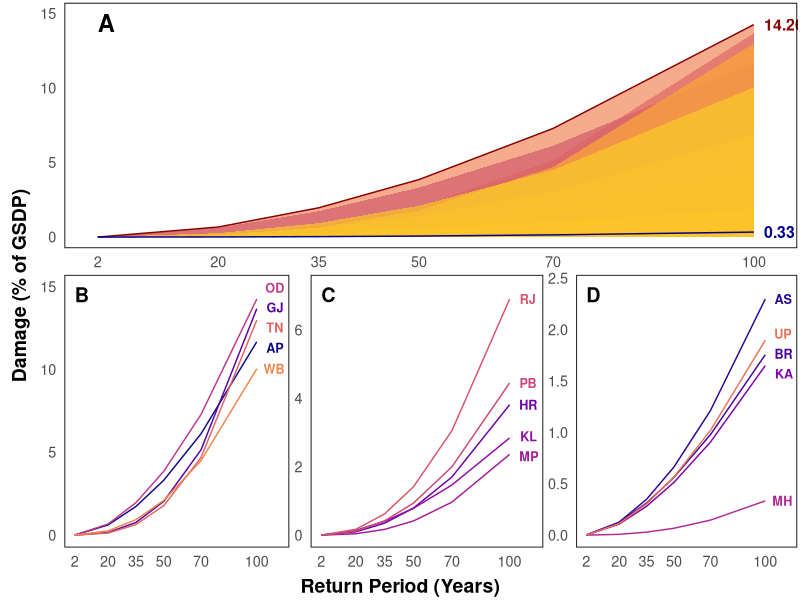
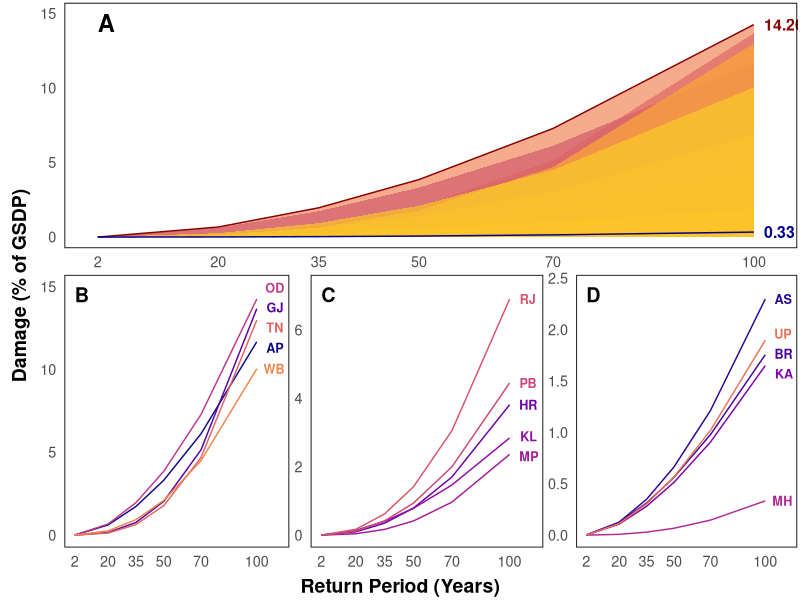

These figures' R source, in order:
library(ggplot2)
library(dplyr)
library(stringr)
library(cowplot)
library(ggrepel)
library(purrr)
library(viridis)

states <- c(
  "ANDHRA PRADESH","ASSAM","BIHAR","GUJARAT","HARYANA","KARNATAKA",
  "KERALA","MADHYA PRADESH","MAHARASHTRA","ODISHA","PUNJAB","RAJASTHAN",
  "TAMIL NADU","UTTAR PRADESH","WEST BENGAL"
)
state_abbr <- c("AP","AS","BR","GJ","HR","KA","KL","MP","MH","OD","PB","RJ","TN","UP","WB")

mu <- c(11.29, 36.55, 68.58, 11.90, 12.09, 3.96, 15.66, 3.22,
        1.97, 15.57, 8.34, 22.86, 6.85, 76.52, 47.34)
xi <- c(1.80, 1.78, 1.63, 2.72, 2.25, 1.67, 1.84, 2.49,
        2.30, 1.87, 2.23, 2.27, 2.84, 1.73, 2.24)
sigma <- c(1598.78, 64.80, 135.50, 33.21, 30.06, 317.69, 126.40, 8.50,
           7.89, 418.00, 25.92, 69.85, 21.27, 292.43, 128.19)

gsdp_values_million <- c(
  "Andhra Pradesh" = 30000000,
  "Assam" = 5702000,
  "Bihar" = 8544000,
  "Gujarat" = 24258000,
  "Haryana" = 10955000,
  "Karnataka" = 25007000,
  "Kerala" = 11461000,
  "Madhya Pradesh" = 13633000,
  "Maharashtra" = 40443000,
  "Odisha" = 8535000,
  "Punjab" = 7449000,
  "Rajasthan" = 15284000,
  "Tamil Nadu" = 27216000,
  "Uttar Pradesh" = 25479000,
  "West Bengal" = 17009000
)

T_vals <- c(2, 20, 35, 50, 70, 100)

gev_return_level <- function(mu, sigma, xi, T) {
  p <- 1 - 1/T
  y <- -log(p)
  mu + (sigma/xi) * (y^(-xi) - 1)
}
df_all <- purrr::map_dfr(seq_along(states), function(i) {
  rl <- sapply(T_vals, function(T) gev_return_level(mu[i], sigma[i], xi[i], T))
  state_name <- str_to_title(states[i])
  gsdp_val <- gsdp_values_million[state_name]
  pct <- (rl / gsdp_val) * 100
  data.frame(State = state_name,
             Abbr = state_abbr[i],
             ReturnPeriod = T_vals,
             Percent_GSDP = pct)
})
n_states <- length(unique(df_all$State))
light_colors <- viridis(n_states, option = "C", begin = 0.3, end = 0.9)
dark_colors  <- viridis(n_states, option = "C", begin = 0, end = 0.7)   
names(light_colors) <- names(dark_colors) <- sort(unique(df_all$State))

df_range <- df_all %>%
  group_by(ReturnPeriod) %>%
  summarise(
    ymin = min(Percent_GSDP, na.rm = TRUE),
    ymax = max(Percent_GSDP, na.rm = TRUE)
  )
panel1 <- ggplot(df_all) +
  geom_ribbon(aes(x = ReturnPeriod, ymin = 0, ymax = Percent_GSDP, fill = State),
              alpha = 0.65, color = NA) +
  geom_line(data = df_range, aes(x = ReturnPeriod, y = ymax),
            color = "darkred", size = 0.5) +
  geom_line(data = df_range, aes(x = ReturnPeriod, y = ymin),
            color = "darkblue", size = 0.5) +
  geom_text(
    data = df_range %>% filter(ReturnPeriod == max(ReturnPeriod)),
    aes(x = ReturnPeriod + 1.5, y = ymax, label = sprintf("%.2f", ymax)),
    color = "darkred", hjust = 0, size = 4, fontface = "bold"
  ) +
  geom_text(
    data = df_range %>% filter(ReturnPeriod == max(ReturnPeriod)),
    aes(x = ReturnPeriod + 1.5, y = ymin, label = sprintf("%.2f", ymin)),
    color = "darkblue", hjust = 0, size = 4, fontface = "bold"
  ) +
  scale_fill_manual(values = light_colors) +
  scale_x_continuous(breaks = T_vals) +
  labs(y = NULL, x = NULL) +
  theme_minimal(base_size = 13) +
  theme(
    panel.border = element_rect(color = "black", fill = NA, linewidth = 0.6),
    panel.grid = element_blank(),
    legend.position = "none",
    plot.margin = margin(2, 2, 2, 2)
  ) +
  annotate("text", x = min(T_vals), y = max(df_all$Percent_GSDP) * 1.05, label = "A",
           fontface = "bold", size = 6, hjust = 0, vjust = 1)
ranked_states <- df_all %>%
  filter(ReturnPeriod == 100) %>%
  arrange(desc(Percent_GSDP)) %>%
  pull(State)
state_groups <- split(ranked_states, rep(1:3, each = 5))

make_group_plot <- function(states_subset, label) {
  dat <- filter(df_all, State %in% states_subset)
  p <- ggplot(dat, aes(x = ReturnPeriod, y = Percent_GSDP, color = State)) +
    geom_line(size = 0.5) +
    geom_text_repel(
      data = filter(dat, ReturnPeriod == max(ReturnPeriod)),
      aes(label = Abbr),
      fontface = "bold",  
      nudge_x = 5,
      segment.color = NA,
      size = 3.2,
      direction = "y",
      hjust = 0
    ) +
    scale_color_manual(values = dark_colors) +
    scale_x_continuous(breaks = T_vals, limits = c(min(T_vals), max(T_vals) + 12)) +
    labs(y = NULL, x = NULL) +
    theme_minimal(base_size = 13) +
    theme(
      panel.border = element_rect(color = "black", fill = NA, linewidth = 0.6),
      panel.grid = element_blank(),
      legend.position = "none",
      plot.margin = margin(2, 2, 2, 2)
    ) +
    annotate("text", x = min(T_vals), y = max(dat$Percent_GSDP) * 1.05, label = label,
             fontface = "bold", size = 5, hjust = 0, vjust = 1)
  return(p)
}

panel2_combined <- plot_grid(
  make_group_plot(state_groups[[1]], "B"),
  make_group_plot(state_groups[[2]], "C"),
  make_group_plot(state_groups[[3]], "D"),
  ncol = 3
)
y_axis <- ggdraw() + draw_label("Damage (% of GSDP)", angle = 90, fontface = "bold", size = 14)
x_axis <- ggdraw() + draw_label("Return Period (Years)", fontface = "bold", size = 14)

plots_combined <- plot_grid(panel1, panel2_combined, ncol = 1, rel_heights = c(1, 1.1))
final_plot <- plot_grid(y_axis, plots_combined, ncol = 2, rel_widths = c(0.05, 1))
final_plot <- plot_grid(final_plot, x_axis, ncol = 1, rel_heights = c(1, 0.05))

print(final_plot)
ggsave("Nature_Style_Multipanel_Improved.png", final_plot, width = 14, height = 9, dpi = 300)
